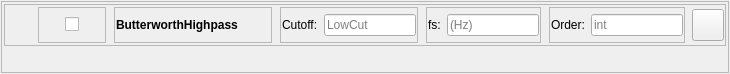
<?xml version="1.0" encoding="UTF-8"?>
<ui version="4.0">
 <class>topLevelForm</class>
 <widget class="QWidget" name="topLevelForm">
  <property name="geometry">
   <rect>
    <x>0</x>
    <y>0</y>
    <width>730</width>
    <height>74</height>
   </rect>
  </property>
  <property name="sizePolicy">
   <sizepolicy hsizetype="Preferred" vsizetype="Minimum">
    <horstretch>0</horstretch>
    <verstretch>0</verstretch>
   </sizepolicy>
  </property>
  <property name="maximumSize">
   <size>
    <width>800</width>
    <height>100</height>
   </size>
  </property>
  <property name="windowTitle">
   <string>Form</string>
  </property>
  <layout class="QVBoxLayout" name="verticalLayout">
   <property name="leftMargin">
    <number>1</number>
   </property>
   <property name="topMargin">
    <number>1</number>
   </property>
   <property name="rightMargin">
    <number>1</number>
   </property>
   <property name="bottomMargin">
    <number>1</number>
   </property>
   <item>
    <widget class="QFrame" name="frame_6">
     <property name="frameShape">
      <enum>QFrame::StyledPanel</enum>
     </property>
     <property name="frameShadow">
      <enum>QFrame::Raised</enum>
     </property>
     <layout class="QVBoxLayout" name="verticalLayout_3">
      <property name="leftMargin">
       <number>1</number>
      </property>
      <property name="topMargin">
       <number>1</number>
      </property>
      <property name="rightMargin">
       <number>1</number>
      </property>
      <property name="bottomMargin">
       <number>1</number>
      </property>
      <item>
       <widget class="QWidget" name="DataProcessorSettingsWidget" native="true">
        <layout class="QHBoxLayout" name="horizontalLayout_10">
         <property name="leftMargin">
          <number>1</number>
         </property>
         <property name="topMargin">
          <number>1</number>
         </property>
         <property name="rightMargin">
          <number>1</number>
         </property>
         <property name="bottomMargin">
          <number>1</number>
         </property>
         <item>
          <widget class="QFrame" name="frame">
           <property name="sizePolicy">
            <sizepolicy hsizetype="Preferred" vsizetype="Minimum">
             <horstretch>0</horstretch>
             <verstretch>0</verstretch>
            </sizepolicy>
           </property>
           <property name="frameShape">
            <enum>QFrame::StyledPanel</enum>
           </property>
           <property name="frameShadow">
            <enum>QFrame::Raised</enum>
           </property>
           <layout class="QHBoxLayout" name="horizontalLayout_12">
            <property name="leftMargin">
             <number>1</number>
            </property>
            <property name="topMargin">
             <number>1</number>
            </property>
            <property name="rightMargin">
             <number>1</number>
            </property>
            <property name="bottomMargin">
             <number>1</number>
            </property>
            <item>
             <widget class="QLabel" name="DataProcessorStateLabel">
              <property name="sizePolicy">
               <sizepolicy hsizetype="Fixed" vsizetype="Minimum">
                <horstretch>0</horstretch>
                <verstretch>0</verstretch>
               </sizepolicy>
              </property>
              <property name="minimumSize">
               <size>
                <width>25</width>
                <height>0</height>
               </size>
              </property>
              <property name="text">
               <string/>
              </property>
             </widget>
            </item>
            <item>
             <widget class="QWidget" name="ActivateCheckboxWidget" native="true">
              <property name="sizePolicy">
               <sizepolicy hsizetype="Fixed" vsizetype="Minimum">
                <horstretch>0</horstretch>
                <verstretch>0</verstretch>
               </sizepolicy>
              </property>
              <property name="minimumSize">
               <size>
                <width>70</width>
                <height>0</height>
               </size>
              </property>
              <layout class="QHBoxLayout" name="horizontalLayout_3">
               <property name="leftMargin">
                <number>1</number>
               </property>
               <property name="topMargin">
                <number>1</number>
               </property>
               <property name="rightMargin">
                <number>1</number>
               </property>
               <property name="bottomMargin">
                <number>1</number>
               </property>
               <item>
                <widget class="QFrame" name="frame_1">
                 <property name="frameShape">
                  <enum>QFrame::StyledPanel</enum>
                 </property>
                 <property name="frameShadow">
                  <enum>QFrame::Raised</enum>
                 </property>
                 <layout class="QHBoxLayout" name="horizontalLayout_7">
                  <property name="leftMargin">
                   <number>1</number>
                  </property>
                  <property name="topMargin">
                   <number>1</number>
                  </property>
                  <property name="rightMargin">
                   <number>1</number>
                  </property>
                  <property name="bottomMargin">
                   <number>1</number>
                  </property>
                  <item alignment="Qt::AlignHCenter|Qt::AlignVCenter">
                   <widget class="QCheckBox" name="ActivateDataProcessorCheckbox">
                    <property name="layoutDirection">
                     <enum>Qt::RightToLeft</enum>
                    </property>
                    <property name="text">
                     <string/>
                    </property>
                   </widget>
                  </item>
                 </layout>
                </widget>
               </item>
              </layout>
             </widget>
            </item>
            <item>
             <widget class="QWidget" name="dataProessorNameWidget" native="true">
              <property name="sizePolicy">
               <sizepolicy hsizetype="Fixed" vsizetype="Minimum">
                <horstretch>0</horstretch>
                <verstretch>0</verstretch>
               </sizepolicy>
              </property>
              <property name="minimumSize">
               <size>
                <width>160</width>
                <height>0</height>
               </size>
              </property>
              <layout class="QHBoxLayout" name="horizontalLayout_2">
               <property name="leftMargin">
                <number>1</number>
               </property>
               <property name="topMargin">
                <number>1</number>
               </property>
               <property name="rightMargin">
                <number>1</number>
               </property>
               <property name="bottomMargin">
                <number>1</number>
               </property>
               <item>
                <widget class="QFrame" name="frame_2">
                 <property name="frameShape">
                  <enum>QFrame::StyledPanel</enum>
                 </property>
                 <property name="frameShadow">
                  <enum>QFrame::Raised</enum>
                 </property>
                 <layout class="QHBoxLayout" name="horizontalLayout_4">
                  <property name="leftMargin">
                   <number>1</number>
                  </property>
                  <property name="topMargin">
                   <number>1</number>
                  </property>
                  <property name="rightMargin">
                   <number>1</number>
                  </property>
                  <property name="bottomMargin">
                   <number>1</number>
                  </property>
                  <item>
                   <widget class="QLabel" name="dataProcessorNameLabel">
                    <property name="enabled">
                     <bool>true</bool>
                    </property>
                    <property name="sizePolicy">
                     <sizepolicy hsizetype="Expanding" vsizetype="Fixed">
                      <horstretch>0</horstretch>
                      <verstretch>0</verstretch>
                     </sizepolicy>
                    </property>
                    <property name="minimumSize">
                     <size>
                      <width>0</width>
                      <height>32</height>
                     </size>
                    </property>
                    <property name="maximumSize">
                     <size>
                      <width>200</width>
                      <height>32</height>
                     </size>
                    </property>
                    <property name="font">
                     <font>
                      <bold>true</bold>
                     </font>
                    </property>
                    <property name="text">
                     <string>ButterworthHighpass</string>
                    </property>
                   </widget>
                  </item>
                 </layout>
                </widget>
               </item>
              </layout>
             </widget>
            </item>
            <item>
             <widget class="QWidget" name="cutoffWidget" native="true">
              <property name="sizePolicy">
               <sizepolicy hsizetype="Preferred" vsizetype="Minimum">
                <horstretch>0</horstretch>
                <verstretch>0</verstretch>
               </sizepolicy>
              </property>
              <layout class="QHBoxLayout" name="horizontalLayout_5">
               <property name="leftMargin">
                <number>1</number>
               </property>
               <property name="topMargin">
                <number>1</number>
               </property>
               <property name="rightMargin">
                <number>1</number>
               </property>
               <property name="bottomMargin">
                <number>1</number>
               </property>
               <item>
                <widget class="QFrame" name="frame_3">
                 <property name="frameShape">
                  <enum>QFrame::StyledPanel</enum>
                 </property>
                 <property name="frameShadow">
                  <enum>QFrame::Raised</enum>
                 </property>
                 <layout class="QHBoxLayout" name="horizontalLayout_8">
                  <property name="leftMargin">
                   <number>1</number>
                  </property>
                  <property name="topMargin">
                   <number>1</number>
                  </property>
                  <property name="rightMargin">
                   <number>1</number>
                  </property>
                  <property name="bottomMargin">
                   <number>1</number>
                  </property>
                  <item>
                   <widget class="QLabel" name="cutoffLable">
                    <property name="text">
                     <string>Cutoff:</string>
                    </property>
                   </widget>
                  </item>
                  <item>
                   <widget class="QLineEdit" name="cutoffLineEdit">
                    <property name="inputMask">
                     <string/>
                    </property>
                    <property name="text">
                     <string/>
                    </property>
                    <property name="placeholderText">
                     <string>LowCut</string>
                    </property>
                   </widget>
                  </item>
                 </layout>
                </widget>
               </item>
              </layout>
             </widget>
            </item>
            <item>
             <widget class="QWidget" name="fsWidget" native="true">
              <property name="sizePolicy">
               <sizepolicy hsizetype="Preferred" vsizetype="Minimum">
                <horstretch>0</horstretch>
                <verstretch>0</verstretch>
               </sizepolicy>
              </property>
              <layout class="QHBoxLayout" name="horizontalLayout_6">
               <property name="leftMargin">
                <number>1</number>
               </property>
               <property name="topMargin">
                <number>1</number>
               </property>
               <property name="rightMargin">
                <number>1</number>
               </property>
               <property name="bottomMargin">
                <number>1</number>
               </property>
               <item>
                <widget class="QFrame" name="frame_4">
                 <property name="frameShape">
                  <enum>QFrame::StyledPanel</enum>
                 </property>
                 <property name="frameShadow">
                  <enum>QFrame::Raised</enum>
                 </property>
                 <layout class="QHBoxLayout" name="horizontalLayout">
                  <property name="leftMargin">
                   <number>1</number>
                  </property>
                  <property name="topMargin">
                   <number>1</number>
                  </property>
                  <property name="rightMargin">
                   <number>1</number>
                  </property>
                  <property name="bottomMargin">
                   <number>1</number>
                  </property>
                  <item>
                   <widget class="QLabel" name="fsLabel">
                    <property name="text">
                     <string>fs:</string>
                    </property>
                   </widget>
                  </item>
                  <item>
                   <widget class="QLineEdit" name="fsLineEdit">
                    <property name="text">
                     <string/>
                    </property>
                    <property name="placeholderText">
                     <string>(Hz)</string>
                    </property>
                   </widget>
                  </item>
                 </layout>
                </widget>
               </item>
              </layout>
             </widget>
            </item>
            <item>
             <widget class="QWidget" name="orderWidget" native="true">
              <property name="sizePolicy">
               <sizepolicy hsizetype="Preferred" vsizetype="Minimum">
                <horstretch>0</horstretch>
                <verstretch>0</verstretch>
               </sizepolicy>
              </property>
              <layout class="QHBoxLayout" name="horizontalLayout_11">
               <property name="leftMargin">
                <number>1</number>
               </property>
               <property name="topMargin">
                <number>1</number>
               </property>
               <property name="rightMargin">
                <number>1</number>
               </property>
               <property name="bottomMargin">
                <number>1</number>
               </property>
               <item>
                <widget class="QFrame" name="frame_5">
                 <property name="frameShape">
                  <enum>QFrame::StyledPanel</enum>
                 </property>
                 <property name="frameShadow">
                  <enum>QFrame::Raised</enum>
                 </property>
                 <layout class="QHBoxLayout" name="horizontalLayout_9">
                  <property name="leftMargin">
                   <number>1</number>
                  </property>
                  <property name="topMargin">
                   <number>1</number>
                  </property>
                  <property name="rightMargin">
                   <number>1</number>
                  </property>
                  <property name="bottomMargin">
                   <number>1</number>
                  </property>
                  <item>
                   <widget class="QLabel" name="orderLabel">
                    <property name="text">
                     <string>Order:</string>
                    </property>
                   </widget>
                  </item>
                  <item>
                   <widget class="QLineEdit" name="orderLineEdit">
                    <property name="text">
                     <string/>
                    </property>
                    <property name="placeholderText">
                     <string>int</string>
                    </property>
                   </widget>
                  </item>
                 </layout>
                </widget>
               </item>
              </layout>
             </widget>
            </item>
            <item>
             <widget class="QPushButton" name="removeDataProcessorBtn">
              <property name="sizePolicy">
               <sizepolicy hsizetype="Fixed" vsizetype="Minimum">
                <horstretch>0</horstretch>
                <verstretch>0</verstretch>
               </sizepolicy>
              </property>
              <property name="minimumSize">
               <size>
                <width>32</width>
                <height>32</height>
               </size>
              </property>
              <property name="maximumSize">
               <size>
                <width>32</width>
                <height>32</height>
               </size>
              </property>
              <property name="text">
               <string/>
              </property>
             </widget>
            </item>
           </layout>
          </widget>
         </item>
        </layout>
       </widget>
      </item>
      <item>
       <widget class="QWidget" name="DataProcessorEvokeMessageWidget" native="true">
        <layout class="QHBoxLayout" name="horizontalLayout_13">
         <property name="leftMargin">
          <number>1</number>
         </property>
         <property name="topMargin">
          <number>1</number>
         </property>
         <property name="rightMargin">
          <number>1</number>
         </property>
         <property name="bottomMargin">
          <number>1</number>
         </property>
         <item>
          <widget class="QLabel" name="DataProcessorEvokeMessageLabel">
           <property name="text">
            <string/>
           </property>
          </widget>
         </item>
        </layout>
       </widget>
      </item>
     </layout>
    </widget>
   </item>
  </layout>
 </widget>
 <resources/>
 <connections/>
</ui>
